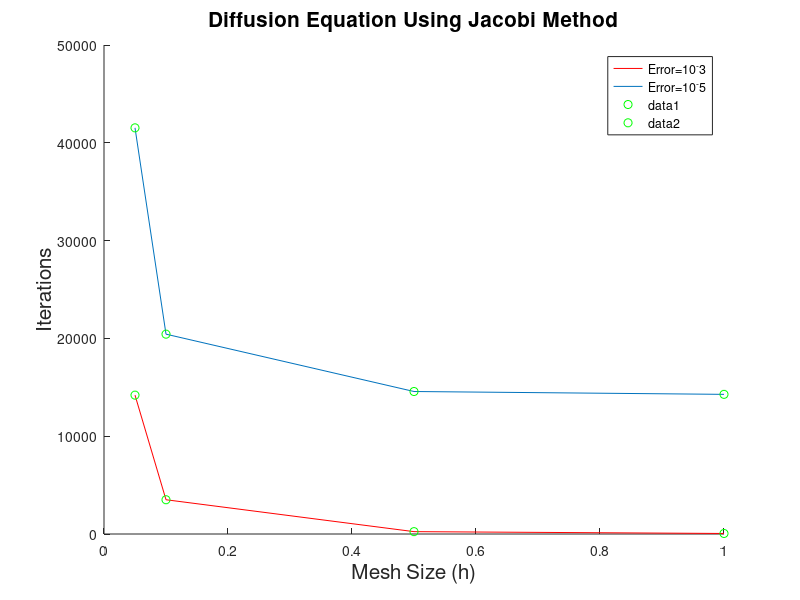

Recreate this plot in MATLAB.
%%NE_155_HW6_Problem_4a
int=0;
iterations_J=0;
iterations=zeros(8,1);
for error= [10^-3, 10^-5]
for h=[1,.5,.1,.05]
    
int=int+1;

a=4; D=1; sig=0.2; S=8;
n=2*a/h;
A=zeros(n-1);
A(1,1)=2+h^2*sig/D;
A(1,2)=-1;
A(n-1,n-2)=-1;
A(n-1,n-1)=2+h^2*sig/D;

for j=2:n-2
        A(j,j)=2+h^2*sig/D;
        A(j,j+1)=-1;
        A(j,j-1)=-1;
end

b=(h^2*S).*ones(n-1,1);

x_0=zeros(n-1,1);

Diag=diag(diag(A));

x_k=inv(Diag)*(Diag-A)*x_0+inv(Diag)*b;

e=norm(abs(x_k-x_0));

while e > error
    x_k=inv(Diag)*(Diag-A)*x_0+inv(Diag)*b;
    e=norm(abs(x_k-x_0));
    x_0=x_k;
    iterations_J=iterations_J+1;   
end
iterations(int)=iterations_J;

end
end

h= [1,.5,.1,.05]';

hold on
plot(h,iterations(1:4),'r')
plot(h,iterations(5:8))

ylabel('Iterations', 'FontSize',15)
xlabel('Mesh Size (h)', 'FontSize',15)
title('Diffusion Equation Using Jacobi Method', 'FontSize', 15)
legend('Error=10^-3','Error=10^-5')


scatter(h,iterations(1:4),'g')
scatter(h,iterations(5:8),'g')